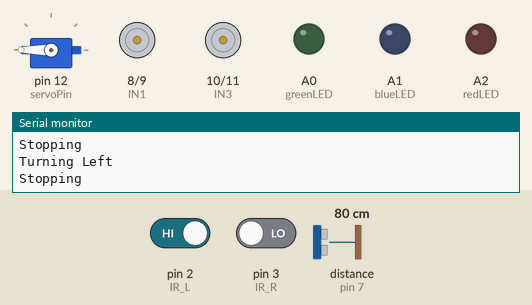
Recording of a sketch running on a simulated Arduino Uno, built with avr-gcc and run on an emulated ATmega328P. On the bench: servo, motor-driver pin pairs drawn as motors (green arrow = first pin HIGH = forward, orange = second pin HIGH = backward, longer = more drive), output pins drawn as LEDs (lit = HIGH), the last lines printed to the serial monitor. Wiring (inferred from the names in the program): ultrasonic range finder: trigger pin 6; echo pin 7. The inputs (shaded band) are chosen by the test bench; at power-on: pin 2 (IR_L) HIGH, pin 3 (IR_R) LOW, distance to the obstacle (sensor on pin 7) 80 cm. The echo pulse lasts 58.3 µs per cm; pins used as bus, display or sensor lines are not drawn.

Above: at 1.2 s.
1.3 s: pin 2 (IR_L) driven LOW
4.3 s: pin 3 (IR_R) driven HIGH
At 4.71 s:
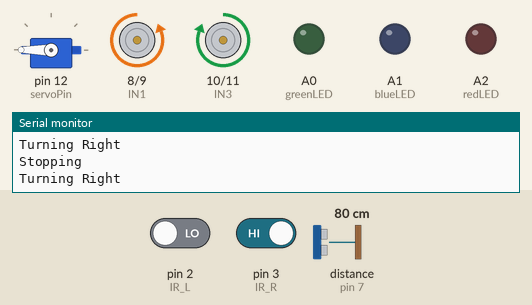
7.3 s: distance to the obstacle (sensor on pin 7) set to 8 cm
10.3 s: distance to the obstacle (sensor on pin 7) set to 5 cm
At 11.3 s:
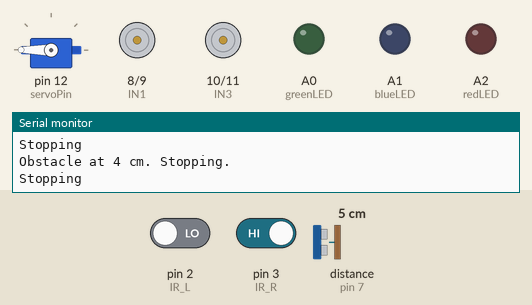
Timing chart, 0 to 12.8 s (numbered marks = the images above; inputs shaded):
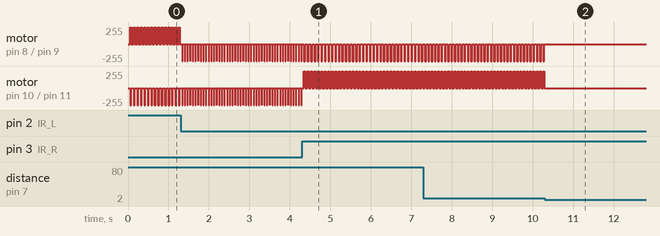

The sketch:

461.ino
```cpp
#include <Servo.h>

// IR sensors
const int IR_L = 2;
const int IR_R = 3;

// Motor A (Left)
const int speed_motor = 150;
const int IN1 = 8;
const int IN2 = 9;

// Motor B (Right)
const int IN3 = 10;
const int IN4 = 11;

// Sonar (HC-SR04)
const int trigPin = 6;
const int echoPin = 7;

// Servo
const int servoPin = 12;
Servo myServo;

// TCS3200 Color Sensor Pins
const int S0 = 4;
const int S1 = 5;
const int S2 = A3;
const int S3 = A4;
const int sensorOut = A5;

// Color LEDs
const int greenLED = A0;
const int blueLED = A1;
const int redLED = A2;

void setup() {
  pinMode(IR_L, INPUT);
  pinMode(IR_R, INPUT);

  pinMode(IN1, OUTPUT);
  pinMode(IN2, OUTPUT);
  pinMode(IN3, OUTPUT);
  pinMode(IN4, OUTPUT);

  pinMode(trigPin, OUTPUT);
  pinMode(echoPin, INPUT);

  pinMode(S0, OUTPUT);
  pinMode(S1, OUTPUT);
  pinMode(S2, OUTPUT);
  pinMode(S3, OUTPUT);
  pinMode(sensorOut, INPUT);

  digitalWrite(S0, HIGH);  // 20% scaling
  digitalWrite(S1, LOW);

  pinMode(redLED, OUTPUT);
  pinMode(greenLED, OUTPUT);
  pinMode(blueLED, OUTPUT);
  turnOffAllLEDs();

  myServo.attach(servoPin);
  myServo.write(180);  // Initial position

  Serial.begin(9600);
}

void loop() {
  int distance = getDistance();

  if (distance <= 5) {
    Serial.print("Obstacle at ");
    Serial.print(distance);
    Serial.println(" cm. Stopping.");

    stopMotors();
    delay(5000);  // Let robot settle

    detectColor();  // Color action
    return;
  }

  int left = digitalRead(IR_L);
  int right = digitalRead(IR_R);

  if (left == LOW && right == LOW) {
    moveForward();
  } else if (left == LOW && right == HIGH) {
    turnRight();  // correct for left drift
  } else if (left == HIGH && right == LOW) {
    turnLeft();   // correct for right drift
  } else {
    stopMotors();
  }
}

// ----------------- Distance Sensor -----------------
int getDistance() {
  stopMotors();
  delay(50);

  digitalWrite(trigPin, LOW);
  delayMicroseconds(2);
  digitalWrite(trigPin, HIGH);
  delayMicroseconds(10);
  digitalWrite(trigPin, LOW);

  long duration = pulseIn(echoPin, HIGH, 30000);
  if (duration == 0) return 999;

  int distance = duration * 0.034 / 2;
  return distance;
}

// ----------------- Color Detection -----------------
void detectColor() {
  int red = readColor(LOW, LOW);       // Red
  int green = readColor(HIGH, HIGH);   // Green
  int blue = readColor(LOW, HIGH);     // Blue

  Serial.print("R= ");
  Serial.print(red);
  Serial.print(" G= ");
  Serial.print(green);
  Serial.print(" B= ");
  Serial.println(blue);

  if (red < green && red < blue) {
    Serial.println("Detected Color: Red");
    digitalWrite(redLED, HIGH);
    myServo.write(90);
    delay(1000);
    myServo.write(180);
    delay(5000);
  } else if (green < red && green < blue) {
    Serial.println("Detected Color: Green");
    digitalWrite(greenLED, HIGH);
    myServo.write(90);
    delay(1000);
    myServo.write(180);
    delay(5000);
  } else if (blue < red && blue < green) {
    Serial.println("Detected Color: Blue");
    digitalWrite(blueLED, HIGH);
    myServo.write(90);
    delay(1000);
    myServo.write(180);
    delay(5000);
  } else {
    Serial.println("Color is unclear.");
  }

  turnOffAllLEDs();
}

// ----------------- Color Sensor Frequency -----------------
int readColor(int s2, int s3) {
  digitalWrite(S2, s2);
  digitalWrite(S3, s3);
  delay(10);  // Allow sensor to settle
  return pulseIn(sensorOut, LOW);
}

// ----------------- LED Utility -----------------
void turnOffAllLEDs() {
  digitalWrite(redLED, LOW);
  digitalWrite(greenLED, LOW);
  digitalWrite(blueLED, LOW);
}

// ----------------- Motor Functions -----------------
void moveForward() {
  Serial.println("Moving Forward");
  digitalWrite(IN1, LOW);
  digitalWrite(IN2, HIGH);
  digitalWrite(IN3, LOW);
  digitalWrite(IN4, HIGH);
  delay(10);
}

//
//void moveForward() {
//  Serial.println("Moving Forward");
//  analogWrite(IN1, LOW);
//  analogWrite(IN2, speed_motor);
//  analogWrite(IN3, LOW);
//  analogWrite(IN4, speed_motor);
//  delay(10);
//}

void turnLeft() {
  Serial.println("Turning Left");
  digitalWrite(IN1, HIGH);
  digitalWrite(IN2, LOW);
  digitalWrite(IN3, LOW);
  digitalWrite(IN4, HIGH);
  delay(30);
}

void turnRight() {
  Serial.println("Turning Right");
  digitalWrite(IN1, LOW);
  digitalWrite(IN2, HIGH);
  digitalWrite(IN3, HIGH);
  digitalWrite(IN4, LOW);
  delay(30);
}

void stopMotors() {
  Serial.println("Stopping");
  digitalWrite(IN1, LOW);
  digitalWrite(IN2, LOW);
  digitalWrite(IN3, LOW);
  digitalWrite(IN4, LOW);
}
```

Measured:
- the behaviour switches between 7 and 6 cm on distance to the obstacle (sensor on pin 7) (found by bisection; images 1 and 2)
- after the input at 4.3 s, motor on pin 8 (IN1) / pin 9 (IN2): alternates backward 255/255 for 0.03 s and stopped for 0.06 s, starting after 0.16 s; motor on pin 10 (IN3) / pin 11 (IN4): alternates forward 255/255 for 0.03 s and stopped for 0.06 s, starting after 0.05 s
- after the input at 10.3 s, motor on pin 8 (IN1) / pin 9 (IN2), motor on pin 10 (IN3) / pin 11 (IN4): stops changing and stays stopped
- by itself, motor on pin 8 (IN1) / pin 9 (IN2), motor on pin 10 (IN3) / pin 11 (IN4): alternates backward 255/255 for 0.01 s and stopped for 0.06 s
